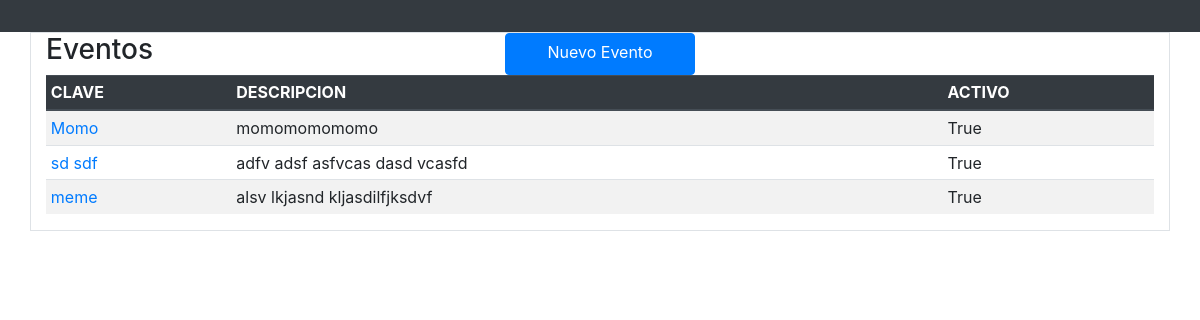
Page /lista_evento on the earlier database version.
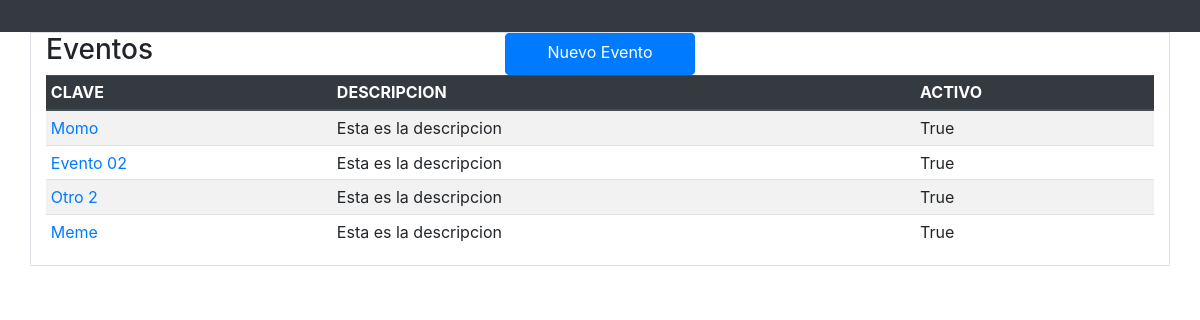
Same page on the later database version.
### salones/models.py (models this page shows, shortened)
class TipoEvento(models.Model):
    id_pk = models.SmallAutoField(db_column='IdTipoEvento', primary_key=True)  # Field name made lowercase.
    clave = models.CharField(db_column='CveTipoEvento', max_length=20,  verbose_name='Clave', help_text='La clave que se mostrara en menus')  # Field name made lowercase.
    descripcion = models.CharField(db_column='DescTipoEvento', max_length=50, verbose_name='Descripcion')  # Field name made lowercase.
    bandactivo = models.BooleanField(db_column='BandActivo', blank=True, null=True, default=True, verbose_name='Activo')  # Field name made lowercase.
    class Meta:
        db_table = 'TIPO_EVENTO'

### salones/views.py (the view)
# urls.py: path('lista_evento', lista_evento, name='lista_evento'),
def lista_evento(request):
    eventos_list = TipoEvento.objects.all()
    template = loader.get_template('salones/catalogos/list.html')
    context = {
        'lista': eventos_list,
        'titulo': "Eventos",
        'add':"add_evento",
        'add_label':'Nuevo Evento',
        'update':'evento',
        'encabezados': {"id":'ID',"clave":"CLAVE","descripcion":"DESCRIPCION", "activo":"ACTIVO"},
    }
    return HttpResponse(template.render(context, request))

### templates/salones/catalogos/list.html (shortened to what this page needs)
{% extends "base.html" %}
{% block content %}
<div class="row">
<h3 class="col-5">{{ titulo }}</h3>
<a class="btn btn-primary col-2" href="{{ add }}">{{ add_label }}</a>
</div>
<table class="table table-striped table-sm">
    <thead class="thead-dark">
    <tr>
        <th>{{ encabezados.clave }} </th>
        <th>{{ encabezados.descripcion }} </th>
        <th>{{ encabezados.activo }} </th>
    </tr>
</thead>
<tbody>
{% for elemento in lista %}
<tr>
    <td><a href="/{{update}}/{{ elemento.id_pk }}/">{{ elemento.clave }}</a></td>
    <td>{{ elemento.descripcion }}</td>
    <td>{{ elemento.bandactivo }}</td>
</tr>
{% endfor %}
</tbody>
</table>
{% endblock %}

### templates/base.html (shortened to what this page needs)
{% load static %}
<!DOCTYPE html>
<html>
  <head>
    {% load bootstrap4 %}
    {% bootstrap_css %}
  </head>
  <body>
    <nav class="navbar navbar-expand-sm bg-dark navbar-dark">
    </nav>
    <div class="container-md border float-nonet mx-auto align-items-center">
      <main>{% block content %} {% endblock %}</main>
    </div>
  </body>
</html>

Differences in the rows shown:
changed TipoEvento "Momo": descripcion "momomomomomo" → "Esta es la descripcion"
changed TipoEvento: clave "sd sdf" → "Evento 02"; descripcion "adfv adsf asfvcas dasd vcasfd" → "Esta es la descripcion"
changed TipoEvento: clave "meme" → "Otro 2"; descripcion "alsv lkjasnd kljasdilfjksdvf" → "Esta es la descripcion"
added TipoEvento: clave "Meme", descripcion "Esta es la descripcion", bandactivo "True"
